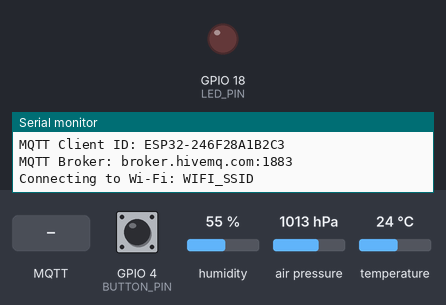
The program below on a simulated ESP32. Shown: output pins drawn as LEDs (lit = HIGH), the last lines printed to the serial monitor. The inputs (shaded band) are chosen by the test bench; at power-on: GPIO 4 (BUTTON_PIN) HIGH, humidity 55 %, air pressure 1013 hPa, temperature 24 °C. WiFi joins after 1.5 s; servers stay silent unless stated; no MQTT or app messages arrive unless stated.

Above: at 1.7 s.
1.8 s: MQTT message "1" arrives on the first subscribed topic
At 6.0 s:
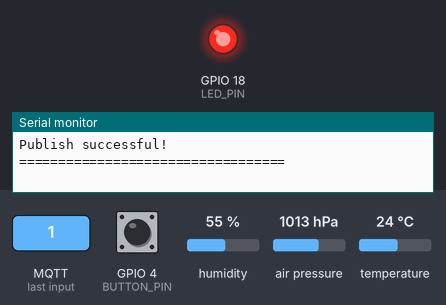
12.7 s: MQTT message "0" arrives on the first subscribed topic
At 13.6 s:
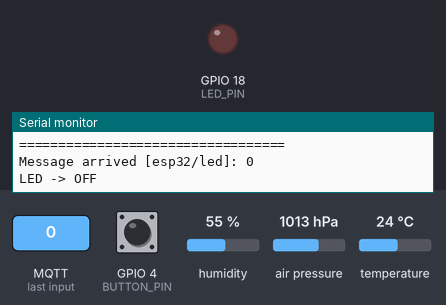
14.2 s: MQTT message "on" arrives on the first subscribed topic
At 14.7 s:
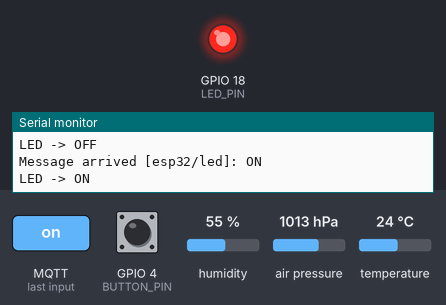
Timing chart, 0 to 16.7 s (numbered marks = the images above; inputs shaded):
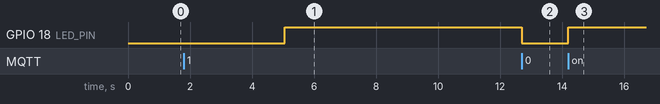

The program:

main.cpp
```cpp
#include <Arduino.h>
#include <WiFi.h>
#include <PubSubClient.h>
#include <Wire.h>
#include <math.h>
#include <ctype.h>
#include <string.h>

#if defined(WOKWI_SIMULATION)
// Wokwi simulation: DHT22 + BMP180
#include <DHTesp.h>
#include <Adafruit_BMP085.h>
#else
// Real hardware: AHT20 + BMP280
#include <Adafruit_AHTX0.h>
#include <Adafruit_BMP280.h>
#endif

// ============================================================
// 1. WIFI CONFIGURATION
// ============================================================

#if defined(WOKWI_SIMULATION)

const char *ssid = "Wokwi-GUEST";
const char *password = "";

#else

const char *ssid = "WIFI_SSID";
const char *password = "WIFI_PASSWORD";

#endif

// ============================================================
// 2. MQTT CONFIGURATION
// ============================================================

// MQTT Broker
const char *mqtt_server = "broker.hivemq.com";
const uint16_t mqtt_port = 1883;

// MQTT Topics
const char *topic_sensor = "esp32/sensors";
const char *topic_led = "esp32/led";

// MQTT Client ID
String mqttClientId;

// ============================================================
// 3. GPIO CONFIGURATION
// ============================================================

#define LED_PIN 18
#define BUTTON_PIN 4

#define SDA_PIN 21
#define SCL_PIN 22

#if defined(WOKWI_SIMULATION)
#define DHT_PIN 16
#endif

// ============================================================
// 4. TIMING CONFIGURATION
// ============================================================

const unsigned long publishInterval = 5000;
const unsigned long wifiRetryInterval = 10000;
const unsigned long mqttRetryInterval = 5000;

unsigned long lastPublish = 0;
unsigned long lastWiFiAttempt = 0;
unsigned long lastMQTTAttempt = 0;

// ============================================================
// 5. MQTT AND SENSOR OBJECTS
// ============================================================

WiFiClient espClient;
PubSubClient client(espClient);

#if defined(WOKWI_SIMULATION)

DHTesp dht;
Adafruit_BMP085 bmp180;

bool pressureSensorReady = false;

#else

Adafruit_AHTX0 aht;
Adafruit_BMP280 bmp280;

bool ahtReady = false;
bool pressureSensorReady = false;

#endif

bool wifiStarted = false;
bool wasWiFiConnected = false;

// ============================================================
// 6. SETUP WIFI
// ============================================================

void setup_wifi()
{

  Serial.println();
  Serial.print("Connecting to Wi-Fi: ");
  Serial.println(ssid);

  WiFi.mode(WIFI_STA);
  WiFi.setAutoReconnect(true);

#if defined(WOKWI_SIMULATION)

  WiFi.begin(ssid, password, 6);

#else

  WiFi.begin(ssid, password);

#endif

  wifiStarted = true;
  lastWiFiAttempt = millis();
}

// ============================================================
// 7. MQTT CALLBACK
// Receive commands from MQTT Broker
// ============================================================

void callback(char *topic, byte *message, unsigned int length)
{

  Serial.print("Message arrived [");
  Serial.print(topic);
  Serial.print("]: ");

  if (strcmp(topic, topic_led) != 0)
  {
    Serial.println("Ignored topic");
    return;
  }

  const size_t bufferSize = 32;

  if (length == 0 || length >= bufferSize)
  {
    Serial.println("Invalid command length");
    return;
  }

  char command[bufferSize] = {0};

  memcpy(command, message, length);
  command[length] = '\0';

  // Remove whitespace at the beginning
  size_t start = 0;

  while (
      command[start] &&
      isspace(static_cast<unsigned char>(command[start])))
  {
    start++;
  }

  // Remove whitespace at the end
  size_t end = strlen(command);

  while (
      end > start &&
      isspace(static_cast<unsigned char>(command[end - 1])))
  {
    command[--end] = '\0';
  }

  // Convert to uppercase
  for (size_t i = start; i < end; i++)
  {

    command[i] = static_cast<char>(
        toupper(static_cast<unsigned char>(command[i])));
  }

  const char *value = command + start;

  Serial.println(value);

  // Turn LED ON
  if (
      strcmp(value, "1") == 0 ||
      strcmp(value, "ON") == 0)
  {

    digitalWrite(LED_PIN, HIGH);

    Serial.println("LED -> ON");
  }

  // Turn LED OFF
  else if (
      strcmp(value, "0") == 0 ||
      strcmp(value, "OFF") == 0)
  {

    digitalWrite(LED_PIN, LOW);

    Serial.println("LED -> OFF");
  }

  else
  {

    Serial.println("Invalid command. Use 1/ON or 0/OFF.");
  }
}

// ============================================================
// 8. RECONNECT MQTT
// ============================================================

void reconnect()
{

  if (client.connected())
  {
    return;
  }

  if (WiFi.status() != WL_CONNECTED)
  {
    return;
  }

  unsigned long now = millis();

  if (now - lastMQTTAttempt < mqttRetryInterval)
  {
    return;
  }

  lastMQTTAttempt = now;

  Serial.print("Attempting MQTT connection to ");
  Serial.print(mqtt_server);
  Serial.print(":");
  Serial.print(mqtt_port);
  Serial.print(" ... ");

  // Connect to MQTT Broker
  if (client.connect(mqttClientId.c_str()))
  {

    Serial.println("connected!");

    // Subscribe to LED control topic
    if (client.subscribe(topic_led))
    {

      Serial.print("Subscribed to: ");
      Serial.println(topic_led);
    }

    else
    {

      Serial.println("Subscribe failed!");
    }
  }

  else
  {

    Serial.print("failed, rc=");
    Serial.println(client.state());
  }
}

// ============================================================
// 9. INITIALIZE SENSORS
// ============================================================

void setup_sensors()
{

  Wire.begin(SDA_PIN, SCL_PIN);
  Wire.setClock(100000);

#if defined(WOKWI_SIMULATION)

  // DHT22
  dht.setup(DHT_PIN, DHTesp::DHT22);

  Serial.println("DHT22 initialized!");

  // BMP180
  pressureSensorReady = bmp180.begin();

  if (pressureSensorReady)
  {

    Serial.println("BMP180 initialized!");
  }

  else
  {

    Serial.println("WARNING: BMP180 not detected!");
  }

#else

  // AHT20
  ahtReady = aht.begin(&Wire);

  if (ahtReady)
  {

    Serial.println("AHT20 initialized!");
  }

  else
  {

    Serial.println("ERROR: AHT20 not detected!");
  }

  // BMP280
  pressureSensorReady = bmp280.begin(0x76);

  if (!pressureSensorReady)
  {
    pressureSensorReady = bmp280.begin(0x77);
  }

  if (pressureSensorReady)
  {

    Serial.println("BMP280 initialized!");
  }

  else
  {

    Serial.println("WARNING: BMP280 not detected!");
  }

#endif
}

// ============================================================
// 10. READ SENSOR DATA
// ============================================================

bool read_sensor_data(
    float &temperature,
    float &humidity,
    float &pressure,
    bool &pressureValid)
{

  pressureValid = false;

#if defined(WOKWI_SIMULATION)

  // Read DHT22
  TempAndHumidity data = dht.getTempAndHumidity();

  temperature = data.temperature;
  humidity = data.humidity;

  if (
      !isfinite(temperature) ||
      !isfinite(humidity))
  {

    Serial.println("DHT22 read failed!");
    return false;
  }

  // Read BMP180
  if (pressureSensorReady)
  {

    // Pascal -> hPa
    pressure = bmp180.readPressure() / 100.0F;

    pressureValid =
        isfinite(pressure) &&
        pressure > 0;
  }

#else

  if (!ahtReady)
  {

    Serial.println("AHT20 is unavailable!");
    return false;
  }

  // Read AHT20
  sensors_event_t humidityEvent;
  sensors_event_t temperatureEvent;

  aht.getEvent(&humidityEvent, &temperatureEvent);

  temperature = temperatureEvent.temperature;
  humidity = humidityEvent.relative_humidity;

  if (
      !isfinite(temperature) ||
      !isfinite(humidity))
  {

    Serial.println("AHT20 read failed!");
    return false;
  }

  // Read BMP280
  if (pressureSensorReady)
  {

    // Pascal -> hPa
    pressure = bmp280.readPressure() / 100.0F;

    pressureValid =
        isfinite(pressure) &&
        pressure > 0;
  }

#endif

  return true;
}

// ============================================================
// 11. PUBLISH SENSOR DATA
// Publish JSON every 5 seconds
// ============================================================

void publish_sensor_data()
{

  float temperature = NAN;
  float humidity = NAN;
  float pressure = NAN;

  bool pressureValid = false;

  // Read sensor data
  if (
      !read_sensor_data(
          temperature,
          humidity,
          pressure,
          pressureValid))
  {

    Serial.println("Sensor read failed!");
    return;
  }

  // INPUT_PULLUP:
  // LOW = button pressed
  bool buttonPressed = (digitalRead(BUTTON_PIN) == LOW);

  // JSON payload
  char payload[192];

  if (pressureValid)
  {

    snprintf(
        payload,
        sizeof(payload),

        "{\"temperature\":%.2f,"
        "\"humidity\":%.2f,"
        "\"pressure\":%.2f,"
        "\"button\":%s}",

        temperature,
        humidity,
        pressure,
        buttonPressed ? "true" : "false");
  }

  else
  {

    snprintf(
        payload,
        sizeof(payload),

        "{\"temperature\":%.2f,"
        "\"humidity\":%.2f,"
        "\"pressure\":null,"
        "\"button\":%s}",

        temperature,
        humidity,
        buttonPressed ? "true" : "false");
  }

  Serial.println();
  Serial.println("========== MQTT PUBLISH ==========");

  Serial.print("Topic: ");
  Serial.println(topic_sensor);

  Serial.print("Payload: ");
  Serial.println(payload);

  // Publish JSON
  if (client.publish(topic_sensor, payload))
  {

    Serial.println("Publish successful!");
  }

  else
  {

    Serial.println("MQTT Publish failed!");
  }

  Serial.println("==================================");
}

// ============================================================
// 12. SETUP
// ============================================================

void setup()
{

  Serial.begin(115200);

  delay(500);

  Serial.println();
  Serial.println("====================================");
  Serial.println(" ESP32 MQTT PUBLISH / SUBSCRIBE");
  Serial.println("====================================");

#if defined(WOKWI_SIMULATION)

  Serial.println("Mode: Wokwi Simulation");

#else

  Serial.println("Mode: Real Hardware");

#endif

  // Configure GPIO
  pinMode(LED_PIN, OUTPUT);
  pinMode(BUTTON_PIN, INPUT_PULLUP);

  digitalWrite(LED_PIN, LOW);

  // Initialize sensors
  setup_sensors();

  // MQTT configuration
  client.setServer(mqtt_server, mqtt_port);

  client.setCallback(callback);

  client.setBufferSize(512);
  client.setKeepAlive(30);
  client.setSocketTimeout(3);

  // Unique MQTT Client ID
  mqttClientId = "ESP32-";

  String mac = WiFi.macAddress();
  mac.replace(":", "");

  mqttClientId += mac;

  Serial.print("MQTT Client ID: ");
  Serial.println(mqttClientId);

  Serial.print("MQTT Broker: ");
  Serial.print(mqtt_server);
  Serial.print(":");
  Serial.println(mqtt_port);

  // Connect Wi-Fi
  setup_wifi();
}

// ============================================================
// 13. MAIN LOOP
// ============================================================

void loop()
{

  unsigned long now = millis();

  // --------------------------------------------------------
  // Wi-Fi connection monitoring
  // --------------------------------------------------------

  if (WiFi.status() != WL_CONNECTED)
  {

    if (wasWiFiConnected)
    {

      Serial.println("Wi-Fi disconnected!");

      client.disconnect();

      wasWiFiConnected = false;
    }

    // Retry Wi-Fi
    if (
        !wifiStarted ||
        now - lastWiFiAttempt >= wifiRetryInterval)
    {

      Serial.println("Reconnecting Wi-Fi...");

      setup_wifi();
    }
  }

  else
  {

    if (!wasWiFiConnected)
    {

      Serial.println();
      Serial.println("Wi-Fi connected!");

      Serial.print("ESP32 IP: ");
      Serial.println(WiFi.localIP());

      wasWiFiConnected = true;
    }

    // ----------------------------------------------------
    // MQTT reconnect
    // ----------------------------------------------------

    if (!client.connected())
    {

      reconnect();
    }

    // Process incoming MQTT messages
    if (client.connected())
    {

      client.loop();
    }
  }

  // --------------------------------------------------------
  // Periodic sensor publishing
  // --------------------------------------------------------

  now = millis();

  if (
      client.connected() &&
      now - lastPublish >= publishInterval)
  {

    lastPublish = now;

    publish_sensor_data();
  }

  delay(2);
}
```

Measured:
- after the input at 1.8 s, GPIO 18 (LED_PIN): LOW → HIGH after 3.3 s
- after the input at 12.7 s, GPIO 18 (LED_PIN): HIGH → LOW at once
- after the input at 14.2 s, GPIO 18 (LED_PIN): LOW → HIGH at once
